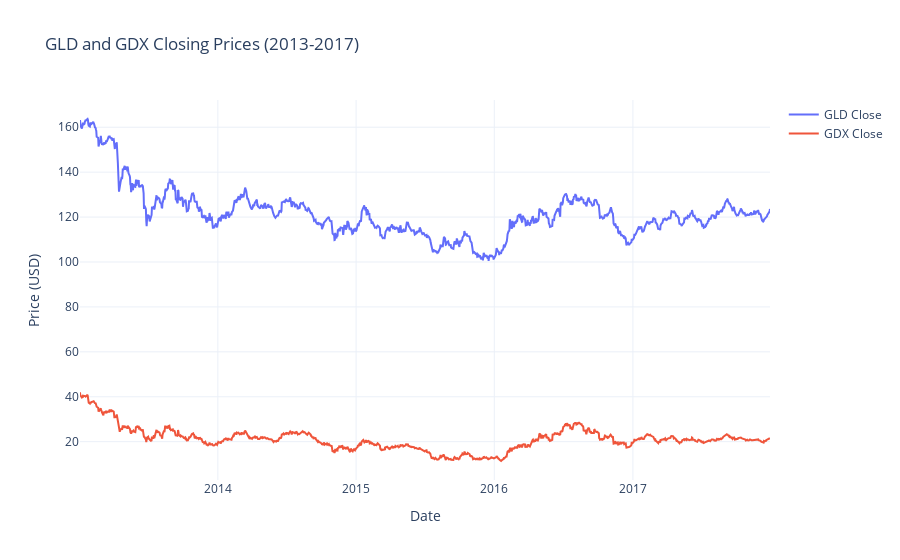

Notebook cell for this chart:
### Code cell
# lets look at the prices from both to visually see cointegration before testing:

# download data from yfinance as TWS is down at the time of writing this
start_date = '2013-01-01'
end_date = '2017-12-31'

print("Downloading GLD data...")
gld = yf.download('GLD', start=start_date, end=end_date, auto_adjust=True)
print("Downloading GDX data...")
gdx = yf.download('GDX', start=start_date, end=end_date, auto_adjust=True)

# rename columns
gld_close = gld[['Close']].copy()
gld_close.columns = ['GLD']

gdx_close = gdx[['Close']].copy()
gdx_close.columns = ['GDX']

# concatenate the data for easier management
pair = pd.concat([gld_close, gdx_close], axis=1).dropna()
print("\nCombined data:")
print(pair.head())

# plot prices so we can visualize relationship
print("\nGenerating plot...")
fig = go.Figure()
fig.add_trace(go.Scatter(x=pair.index, y=pair['GLD'], mode='lines', name='GLD Close'))
fig.add_trace(go.Scatter(x=pair.index, y=pair['GDX'], mode='lines', name='GDX Close'))

fig.update_layout(
    title='GLD and GDX Closing Prices (2013-2017)',
    xaxis_title='Date',
    yaxis_title='Price (USD)',
    hovermode='x unified',
    template='plotly_white'
)

fig.show()

### Figure 1 — Plotly figure (JSON) as saved in the notebook; plotly's stock layout.template omitted (floating-point values rounded to 4 significant figures; data arrays with more than 128 entries replaced by an {"elided": "..."} marker saying what was removed)
{"data": [{"mode": "lines", "name": "GLD Close", "type": "scatter", "x": {"elided": "1259 str values"}, "y": {"elided": "1259 float values"}}, {"mode": "lines", "name": "GDX Close", "type": "scatter", "x": {"elided": "1259 str values"}, "y": {"elided": "1259 float values"}}], "layout": {"hovermode": "x unified", "title": {"text": "GLD and GDX Closing Prices (2013-2017)"}, "xaxis": {"title": {"text": "Date"}}, "yaxis": {"title": {"text": "Price (USD)"}}}}
